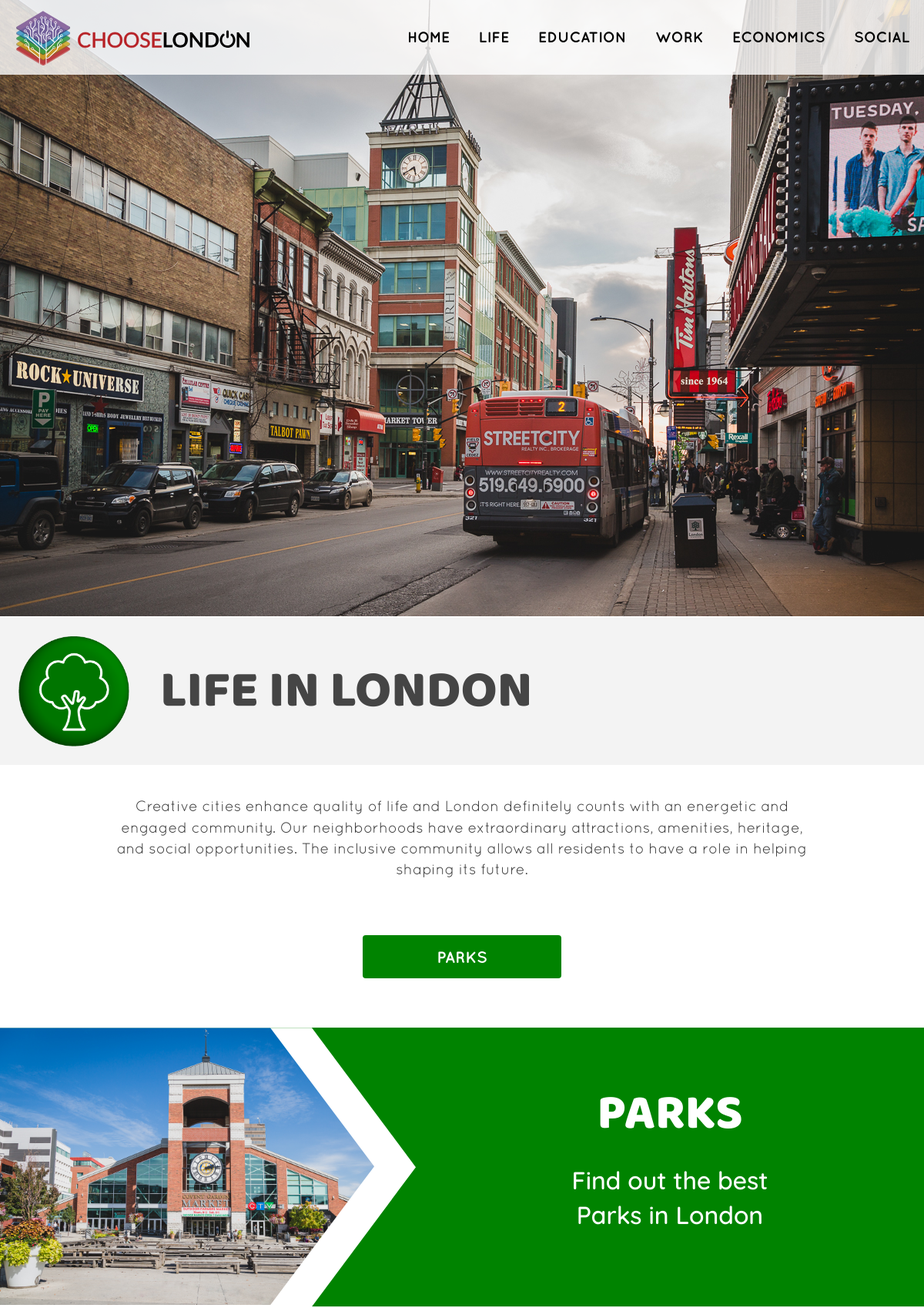
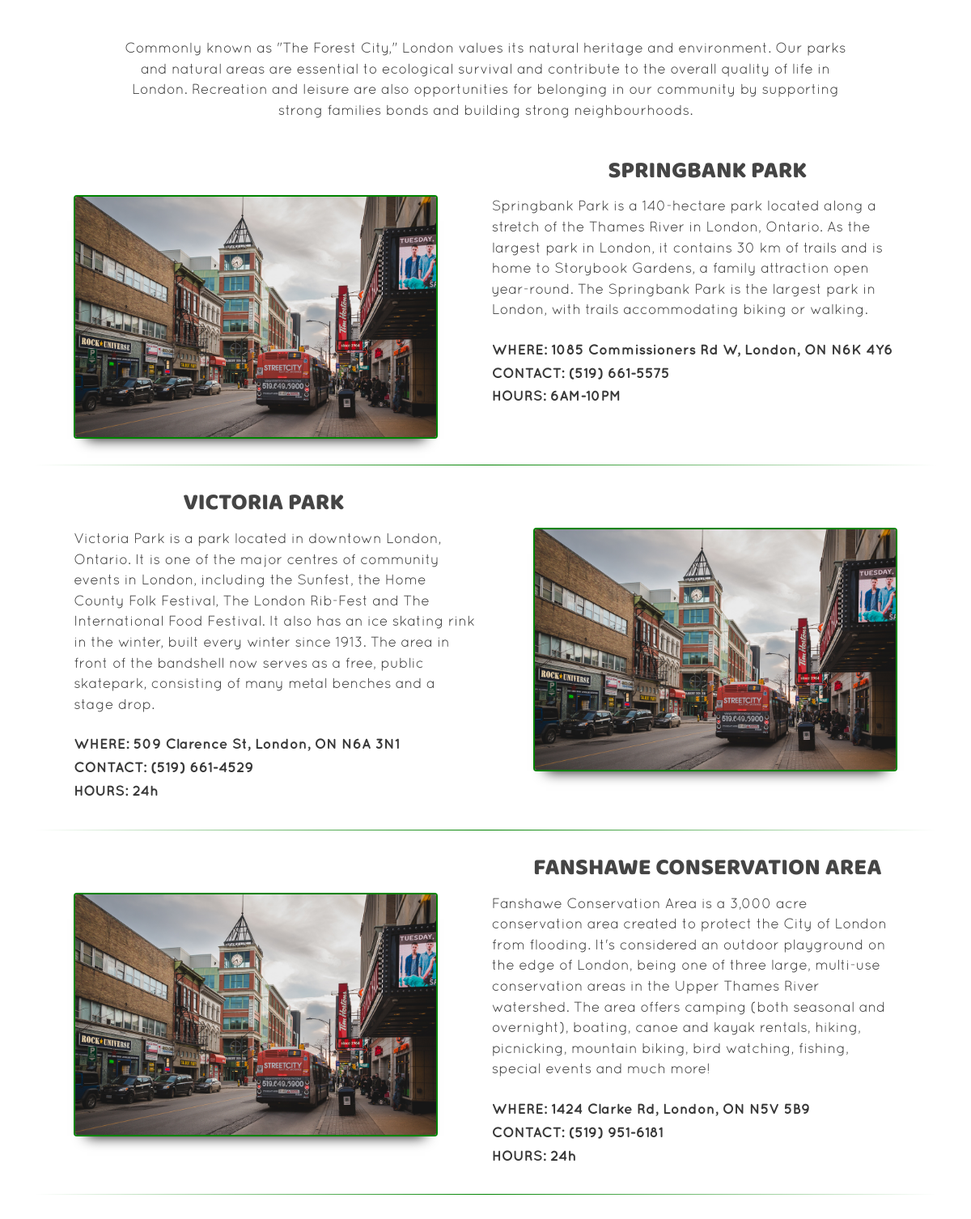
Page /life.php (upper part) on the committed database (2 pictures, top to bottom).
### tables this page shows
CREATE TABLE `section` (
  `id` tinyint(3) unsigned NOT NULL AUTO_INCREMENT,
  `name` varchar(50) NOT NULL,
  `title` varchar(100) NOT NULL,
  `description` text NOT NULL,
  `photo` varchar(200) NOT NULL,
  `icon` varchar(200) NOT NULL,
  PRIMARY KEY (`id`)
);

CREATE TABLE `category` (
  `id` smallint(6) unsigned NOT NULL AUTO_INCREMENT,
  `name` varchar(100) NOT NULL,
  `title` varchar(100) NOT NULL,
  `description` text DEFAULT NULL,
  `short_desc` varchar(255) DEFAULT NULL,
  `banner_photo` varchar(200) DEFAULT NULL,
  `header_photo` varchar(200) DEFAULT NULL,
  PRIMARY KEY (`id`)
);

CREATE TABLE `item` (
  `id` mediumint(8) unsigned NOT NULL AUTO_INCREMENT,
  `name` varchar(100) NOT NULL,
  `title` varchar(200) DEFAULT NULL,
  `description` text DEFAULT NULL,
  `address` varchar(255) DEFAULT NULL,
  `phone` varchar(100) DEFAULT NULL,
  `hours` varchar(200) DEFAULT NULL,
  `website` varchar(200) DEFAULT NULL,
  `photo` varchar(200) DEFAULT NULL,
  PRIMARY KEY (`id`)
);

### includes/read.php (called while the page is built, shortened)
<?php
  function getSectionContent($section) {
    include('connect.php');
    $querySection = "SELECT * FROM section WHERE name = '{$section}'";
    $result = mysqli_query($link, $querySection);
    if($result){
			return $result;
		}else{
			$error = "There was a problem accessing this information.";
			return $error;
		}
  }
  function getCategories($sectionId) {
    include('connect.php');
    $queryCategory = "SELECT cat.* FROM section sec, category cat, section_category seccat WHERE sec.id = {$sectionId} AND sec.id = seccat.section_id AND seccat.category_id = cat.id ORDER BY position";
    $result = mysqli_query($link, $queryCategory);
    if($result){
			return $result;
		}else{
			$error = "There was a problem accessing this information.";
			return $error;
		}
  }
  function getItems($categoryId) {
    include('connect.php');
    $itemQuery = "SELECT it.* FROM category cat, item it, category_item catit WHERE cat.id = {$categoryId} AND cat.id = catit.category_id AND catit.item_id = it.id ORDER BY position";
    $result = mysqli_query($link, $itemQuery);
    if($result){
			return $result;
		}else{
			$error = "There was a problem accessing this information.";
			return $error;
		}
  }
 ?>

### life.php (the view, shortened to what this page needs)
<?php
  $sectionData = getSectionContent('life');
  if(!is_string($sectionData)) {
    $section = mysqli_fetch_array($sectionData);
    $categoriesData = getCategories($section['id']);
  }
  else {
    redirect_to('error.php');
  }
 ?>
<!DOCTYPE html>
<html lang="en">
<head>
  <link rel="stylesheet" href="http://code.ionicframework.com/ionicons/2.0.1/css/ionicons.min.css">
  <link rel="stylesheet" href="css/main.min.css">
</head>
<body>
  <div id="container" class="life">
    <div id="main-banner">
      <img src="images/downtown_bus.jpg" alt="Downtown London">
    </div>
    <main>
      <section>
        <div class="section-header">
          <?php
            if($section) {
              echo "<img class=\"section-icon\" src=\"images/{$section['icon']}.png\" alt=\"Some photo\">
                <h1 class=\"section-title\">{$section['title']}</h1>";
            }
            else {
              echo "<p>{$sectionData}</p>";
            }
           ?>
        </div>
        <div class="section-info">
          <?php
            if($section) {
              echo "<p class=\"section-desc\">{$section['description']}</p>";
            }
            else {
              echo "<p>{$sectionData}</p>";
            }
          ?>
        </div>
      </section>
      <?php
        if(!is_string($categoriesData)) {
          while ($category = mysqli_fetch_assoc($categoriesData)) {
      ?>
        <?php echo "<button class=\"open-category-btn\" type=\"button\" name=\"{$category['name']}\">{$category['title']}</button>" ?>
        <section id="<?php echo $category['name']; ?>" class="category">
          <div class="category-header">
            <div class="photo-wrapper">
              <img src="images/london2_002-5857.jpg" alt="Photo">
            </div>
            <div class="category-info">
              <h2 class="category-title"><?php echo $category['title']; ?></h2>
              <p class="category-short"><?php echo $category['short_desc']; ?></p>
            </div>
          </div>
          <p class="category-desc"><?php echo $category['description']; ?></p>
          <?php
            $itemData = getItems($category['id']);
            if(!is_string($itemData)){
              while ($item = mysqli_fetch_assoc($itemData)) {
                if($item['description']) {
          ?>
                <section class="item">
                  <h3 class="item-title"><?php echo $item['title']; ?></h3>
                  <?php
                    if($item['description']) {
                      echo "<p class=\"item-desc\">{$item['description']}</p>";
                    }
                      echo "<img class=\"item-photo\" src=\"images/downtown_bus.jpg\" alt=\"Photo\">";
                  ?>
                  <address>
                  <?php
                    if($item['address']) {
                      echo "<p class=\"item-address\">WHERE: {$item['address']}</p>";
                    }
                    if($item['phone']) {
                      echo "<p class=\"item-phone\">CONTACT: {$item['phone']}</p>";
                    }
                    if($item['hours']) {
                      echo "<p class=\"item-hours\">HOURS: {$item['hours']}</p>";
                    }
                  ?>
                  </address>
                  <span class="faded-line"></span>
                </section>
          <?php
                }
              }
            }
            else {
              redirect_to('error.php');
            }
          ?>
        </section>
      <?php
          }
        }
        else {
          redirect_to('error.php');
        }
      ?>
    </main>
  </div>
</body>
</html>

### rows in the picture
section: icon (picture), title "LIFE IN LONDON", description "Creative cities enhance quality of life and London definitely counts with an energetic and engaged community. Our neighborhoods have extraordinary attractions, amenities, heritage, and social opportunities. The inclusive community allows all residents to have a role in helping shaping its future."
category: title "PARKS", short_desc "Find out the best Parks in London", description "Commonly known as \"The Forest City,\" London values its natural heritage and environment. Our parks and natural areas are essential to ecological survival and contribute to the overall quality of life in London. Recreation and leisure are also opportunities for belonging in our community by supporting strong families bonds and building strong neighbourhoods."
item: title "SPRINGBANK PARK", description "Springbank Park is a 140-hectare park located along a stretch of the Thames River in London, Ontario. As the largest park in London, it contains 30 km of trails and is home to Storybook Gardens, a family attraction open year-round. The Springbank Park is the largest park in London, with trails accommodating biking or walking.", address "1085 Commissioners Rd W, London, ON N6K 4Y6", phone "(519) 661-5575", hours "6AM-10PM"
item: title "VICTORIA PARK", description "Victoria Park is a park located in downtown London, Ontario. It is one of the major centres of community events in London, including the Sunfest, the Home County Folk Festival, The London Rib-Fest and The International Food Festival. It also has an ice skating rink in the winter, built every winter since 1913. The area in front of the bandshell now serves as a free, public skatepark, consisting of many metal benches and a stage drop.", address "509 Clarence St, London, ON N6A 3N1", phone "(519) 661-4529", hours "24h"
item: title "FANSHAWE CONSERVATION AREA", description "Fanshawe Conservation Area is a 3,000 acre conservation area created to protect the City of London from flooding. It's considered an outdoor playground on the edge of London, being one of three large, multi-use conservation areas in the Upper Thames River watershed. The area offers camping (both seasonal and overnight), boating, canoe and kayak rentals, hiking, picnicking, mountain biking, bird watching, fishing, special events and much more!", address "1424 Clarke Rd, London, ON N5V 5B9", phone "(519) 951-6181", hours "24h"
